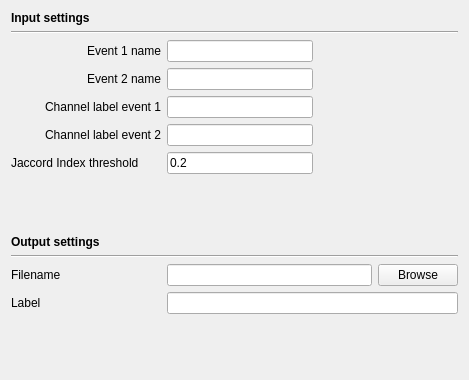
<?xml version="1.0" encoding="UTF-8"?>
<ui version="4.0">
 <class>EventCompareSettingsView</class>
 <widget class="QWidget" name="EventCompareSettingsView">
  <property name="geometry">
   <rect>
    <x>0</x>
    <y>0</y>
    <width>469</width>
    <height>380</height>
   </rect>
  </property>
  <property name="windowTitle">
   <string>Form</string>
  </property>
  <layout class="QVBoxLayout" name="verticalLayout_3">
   <item>
    <widget class="QLabel" name="label_5">
     <property name="font">
      <font>
       <weight>75</weight>
       <bold>true</bold>
      </font>
     </property>
     <property name="text">
      <string>Input settings</string>
     </property>
    </widget>
   </item>
   <item>
    <widget class="Line" name="line_2">
     <property name="orientation">
      <enum>Qt::Horizontal</enum>
     </property>
    </widget>
   </item>
   <item>
    <layout class="QVBoxLayout" name="verticalLayout">
     <item>
      <layout class="QGridLayout" name="gridLayout">
       <item row="1" column="2">
        <spacer name="horizontalSpacer_2">
         <property name="orientation">
          <enum>Qt::Horizontal</enum>
         </property>
         <property name="sizeHint" stdset="0">
          <size>
           <width>40</width>
           <height>20</height>
          </size>
         </property>
        </spacer>
       </item>
       <item row="4" column="1">
        <widget class="QLineEdit" name="jaccord_lineEdit">
         <property name="toolTip">
          <string>Enter the Jaccord index (similarity) threshold (from 0 et 1) to mark an event as valid.</string>
         </property>
         <property name="text">
          <string>0.2</string>
         </property>
        </widget>
       </item>
       <item row="2" column="0">
        <widget class="QLabel" name="chan_label">
         <property name="layoutDirection">
          <enum>Qt::LeftToRight</enum>
         </property>
         <property name="text">
          <string>Channel label event 1</string>
         </property>
         <property name="alignment">
          <set>Qt::AlignRight|Qt::AlignTrailing|Qt::AlignVCenter</set>
         </property>
        </widget>
       </item>
       <item row="0" column="1">
        <widget class="QLineEdit" name="event1_name_lineedit">
         <property name="toolTip">
          <string>Enter the event label to evaluate.</string>
         </property>
        </widget>
       </item>
       <item row="1" column="1">
        <widget class="QLineEdit" name="event2_name_lineedit">
         <property name="toolTip">
          <string>Enter the event label to evaluate.</string>
         </property>
        </widget>
       </item>
       <item row="2" column="1">
        <widget class="QLineEdit" name="channel1_lineedit">
         <property name="toolTip">
          <string>Enter the channel to filter events 1 to evaluate.  Let it empty to compare the events from all channels.</string>
         </property>
        </widget>
       </item>
       <item row="0" column="0">
        <widget class="QLabel" name="label">
         <property name="layoutDirection">
          <enum>Qt::LeftToRight</enum>
         </property>
         <property name="text">
          <string>Event 1 name</string>
         </property>
         <property name="alignment">
          <set>Qt::AlignRight|Qt::AlignTrailing|Qt::AlignVCenter</set>
         </property>
        </widget>
       </item>
       <item row="4" column="0">
        <widget class="QLabel" name="label_6">
         <property name="minimumSize">
          <size>
           <width>150</width>
           <height>0</height>
          </size>
         </property>
         <property name="text">
          <string>Jaccord Index threshold</string>
         </property>
        </widget>
       </item>
       <item row="2" column="2">
        <spacer name="horizontalSpacer_3">
         <property name="orientation">
          <enum>Qt::Horizontal</enum>
         </property>
         <property name="sizeHint" stdset="0">
          <size>
           <width>40</width>
           <height>20</height>
          </size>
         </property>
        </spacer>
       </item>
       <item row="1" column="0">
        <widget class="QLabel" name="label_2">
         <property name="layoutDirection">
          <enum>Qt::LeftToRight</enum>
         </property>
         <property name="text">
          <string>Event 2 name</string>
         </property>
         <property name="alignment">
          <set>Qt::AlignRight|Qt::AlignTrailing|Qt::AlignVCenter</set>
         </property>
        </widget>
       </item>
       <item row="4" column="2">
        <spacer name="horizontalSpacer_4">
         <property name="orientation">
          <enum>Qt::Horizontal</enum>
         </property>
         <property name="sizeHint" stdset="0">
          <size>
           <width>40</width>
           <height>20</height>
          </size>
         </property>
        </spacer>
       </item>
       <item row="0" column="2">
        <spacer name="horizontalSpacer">
         <property name="orientation">
          <enum>Qt::Horizontal</enum>
         </property>
         <property name="sizeHint" stdset="0">
          <size>
           <width>40</width>
           <height>20</height>
          </size>
         </property>
        </spacer>
       </item>
       <item row="3" column="0">
        <widget class="QLabel" name="label_7">
         <property name="text">
          <string>Channel label event 2</string>
         </property>
         <property name="alignment">
          <set>Qt::AlignRight|Qt::AlignTrailing|Qt::AlignVCenter</set>
         </property>
        </widget>
       </item>
       <item row="3" column="1">
        <widget class="QLineEdit" name="channel2_lineedit">
         <property name="toolTip">
          <string>Enter the channel to filter events 2 to evaluate.  Let it empty to compare the events from all channels.</string>
         </property>
        </widget>
       </item>
       <item row="3" column="2">
        <spacer name="horizontalSpacer_5">
         <property name="orientation">
          <enum>Qt::Horizontal</enum>
         </property>
         <property name="sizeHint" stdset="0">
          <size>
           <width>40</width>
           <height>20</height>
          </size>
         </property>
        </spacer>
       </item>
      </layout>
     </item>
    </layout>
   </item>
   <item>
    <spacer name="verticalSpacer_2">
     <property name="orientation">
      <enum>Qt::Vertical</enum>
     </property>
     <property name="sizeHint" stdset="0">
      <size>
       <width>20</width>
       <height>40</height>
      </size>
     </property>
    </spacer>
   </item>
   <item>
    <widget class="QLabel" name="label_4">
     <property name="font">
      <font>
       <weight>75</weight>
       <bold>true</bold>
      </font>
     </property>
     <property name="text">
      <string>Output settings</string>
     </property>
    </widget>
   </item>
   <item>
    <widget class="Line" name="line">
     <property name="orientation">
      <enum>Qt::Horizontal</enum>
     </property>
    </widget>
   </item>
   <item>
    <layout class="QVBoxLayout" name="verticalLayout_2">
     <item>
      <layout class="QHBoxLayout" name="horizontalLayout">
       <item>
        <widget class="QLabel" name="label_3">
         <property name="minimumSize">
          <size>
           <width>150</width>
           <height>0</height>
          </size>
         </property>
         <property name="text">
          <string>Filename</string>
         </property>
        </widget>
       </item>
       <item>
        <widget class="QLineEdit" name="filename_lineEdit">
         <property name="toolTip">
          <string>Filename to save performance evaluation. </string>
         </property>
        </widget>
       </item>
       <item>
        <widget class="QPushButton" name="browse_pushButton">
         <property name="text">
          <string>Browse</string>
         </property>
        </widget>
       </item>
      </layout>
     </item>
     <item>
      <layout class="QHBoxLayout" name="horizontalLayout_2">
       <item>
        <widget class="QLabel" name="label_8">
         <property name="minimumSize">
          <size>
           <width>150</width>
           <height>0</height>
          </size>
         </property>
         <property name="text">
          <string>Label</string>
         </property>
        </widget>
       </item>
       <item>
        <widget class="QLineEdit" name="label_lineEdit">
         <property name="toolTip">
          <string>Optional to add information to the column header in the performance output file. </string>
         </property>
        </widget>
       </item>
      </layout>
     </item>
    </layout>
   </item>
   <item>
    <spacer name="verticalSpacer">
     <property name="orientation">
      <enum>Qt::Vertical</enum>
     </property>
     <property name="sizeHint" stdset="0">
      <size>
       <width>20</width>
       <height>40</height>
      </size>
     </property>
    </spacer>
   </item>
  </layout>
 </widget>
 <resources/>
 <connections>
  <connection>
   <sender>browse_pushButton</sender>
   <signal>clicked()</signal>
   <receiver>EventCompareSettingsView</receiver>
   <slot>on_choose()</slot>
   <hints>
    <hint type="sourcelabel">
     <x>363</x>
     <y>220</y>
    </hint>
    <hint type="destinationlabel">
     <x>205</x>
     <y>147</y>
    </hint>
   </hints>
  </connection>
 </connections>
 <slots>
  <slot>on_choose()</slot>
  <slot>on_input_format_changed()</slot>
 </slots>
</ui>
